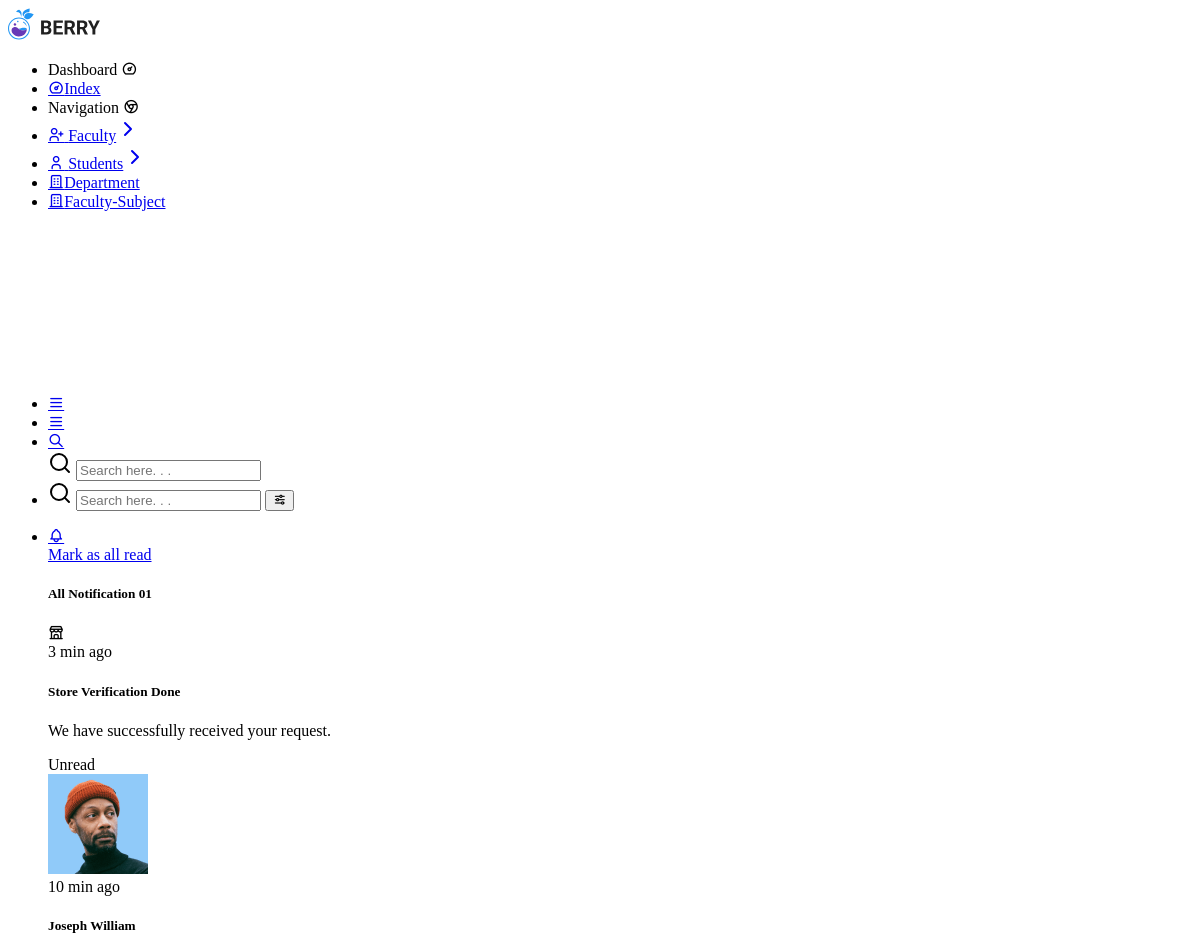
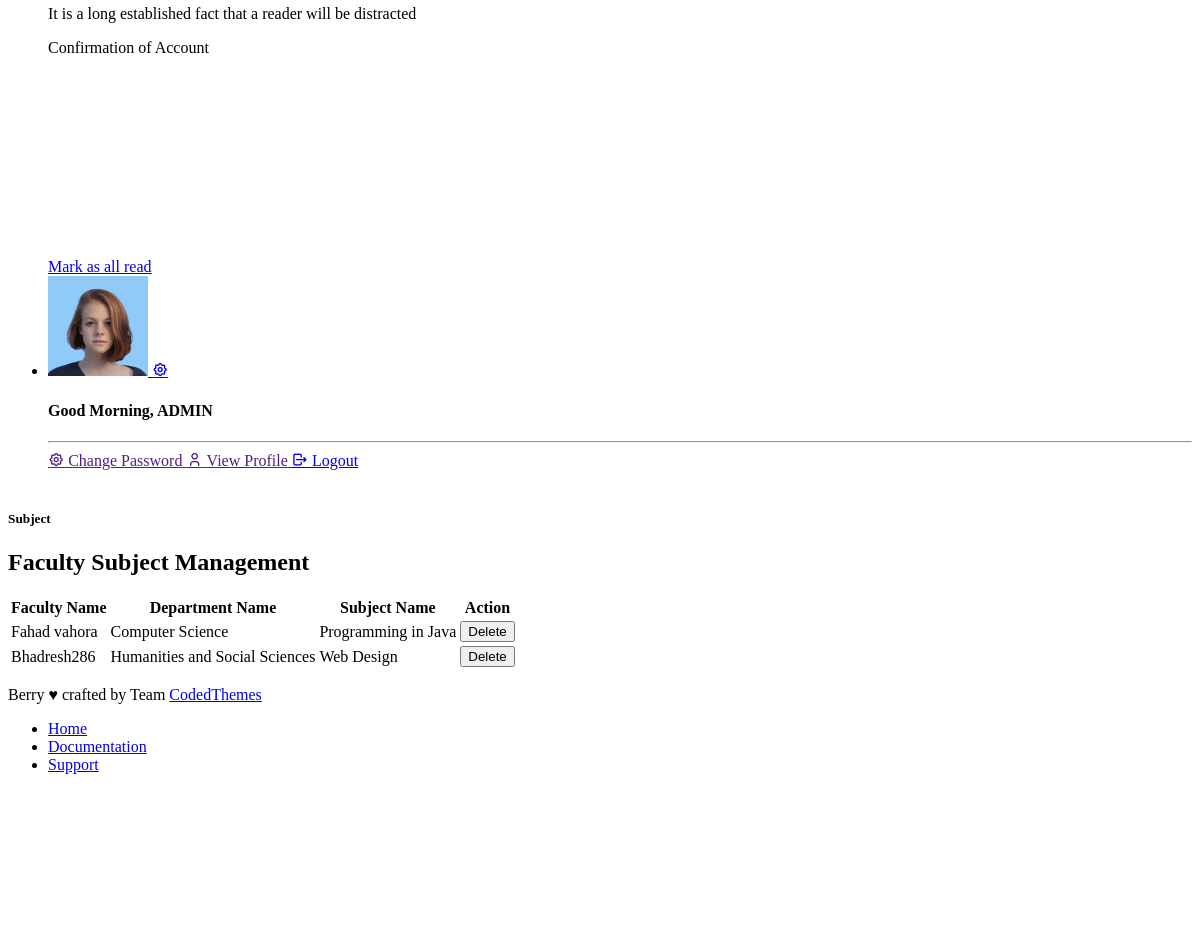
/admin/sub_wise_fac.php, run on the app's committed database (2 pictures, top to bottom).
### tables this page shows
CREATE TABLE IF NOT EXISTS `faculty` (
  `faculty_id` int NOT NULL AUTO_INCREMENT,
  `faculty_name` varchar(50) NOT NULL,
  `email` varchar(100) NOT NULL,
  `phone` varchar(15) DEFAULT NULL,
  `did` int DEFAULT NULL,
  `pass` varchar(20) DEFAULT NULL,
  `profile_photo` varchar(100) NOT NULL DEFAULT 'no_photo.png',
  `status` int NOT NULL DEFAULT '0' COMMENT '0-pending,1-accept,2-reject,3-block',
  PRIMARY KEY (`faculty_id`),
  UNIQUE KEY `email` (`email`)
);

CREATE TABLE IF NOT EXISTS `departments` (
  `id` int NOT NULL AUTO_INCREMENT,
  `department_name` varchar(100) NOT NULL,
  `department_code` varchar(10) NOT NULL,
  `icon` varchar(100) DEFAULT NULL,
  PRIMARY KEY (`id`),
  UNIQUE KEY `department_code` (`department_code`)
);

CREATE TABLE IF NOT EXISTS `subject` (
  `subject_id` int NOT NULL AUTO_INCREMENT,
  `subject_code` varchar(20) NOT NULL,
  `subject_name` varchar(100) NOT NULL,
  `short_name` varchar(50) DEFAULT NULL,
  `credit` int NOT NULL,
  `internal_marks` int NOT NULL,
  `passing_internal_marks` int NOT NULL,
  `external_marks` int NOT NULL,
  `passing_external_marks` int NOT NULL,
  `sem_id` int DEFAULT NULL,
  PRIMARY KEY (`subject_id`),
  UNIQUE KEY `subject_code` (`subject_code`)
);

### admin/sub_wise_fac.php (the view, shortened to what this page needs)
<?php
include('../connection.php');
?>
<!doctype html>
<html lang="en">
<head>
    <?php
    include_once('up_link.php');
    ?>
</head>
<body>
    <nav class="pc-sidebar">
        <div class="navbar-wrapper">
            <div class="m-header">
                <a href="" class="b-brand text-primary">
                    <img src="assets/images/logo-dark.svg" alt="" class="logo logo-lg" />
                </a>
            </div>
            <div class="navbar-content">
                <?php
                include_once('navbar.php');
                ?>
            </div>
        </div>
    </nav>
    <header class="pc-header">
        <?php
        include_once('header.php');
        ?>
    </header>
    <div class="pc-container">
        <div class="pc-content">
            <div class="page-header">
                <div class="page-block">
                    <div class="row align-items-center">
                        <div class="col">
                            <div class="page-header-title">
                                <h5 class="m-b-10">Subject</h5>
                            </div>
                        </div>
                    </div>
                </div>
            </div>
            <div class="row">
                <div class="container mt-5">
                    <h2 class="mb-4">Faculty Subject Management</h2>
                    <table class="table table-bordered">
                        <thead class="thead-dark">
                            <tr>
                                <th>Faculty Name</th>
                                <th>Department Name</th>
                                <th>Subject Name</th>
                                <th>Action</th>
                            </tr>
                        </thead>
                        <tbody>
                            <?php
                            $sql = "SELECT faculty_name, department_name, subject_name
                FROM subjectwisefacultyallocate sf
                join faculty f
                on sf.faculty_id = f.faculty_id
                join subject s
                on sf.subject_id = s.subject_id
                join departments d
                on f.did = d.id
                order by department_name";
                            $result = $conn->query($sql);
                            if ($result->num_rows > 0) {
                                while ($row = $result->fetch_assoc()) {
                                    echo "<tr>
                                <td>{$row['faculty_name']}</td>
                                <td>{$row['department_name']}</td>
                                <td>{$row['subject_name']}</td>
                                <td><button class='btn btn-danger btn-sm'>Delete</button></td>
                              </tr>";
                                }
                            } else {
                                echo "<tr><td colspan='4' class='text-center'>No records found</td></tr>";
                            }
                            ?>
                        </tbody>
                    </table>
                </div>
            </div>
        </div>
    </div>
    <footer class="pc-footer">
        <?php
        include_once('footer.php');
        ?>
    </footer>
</body>
</html>

### data on the page
faculty: faculty_name "Fahad vahora", departments.department_name "Computer Science", subject.subject_name "Programming in Java"
faculty: faculty_name "Bhadresh286", departments.department_name "Humanities and Social Sciences", subject.subject_name "Web Design"
